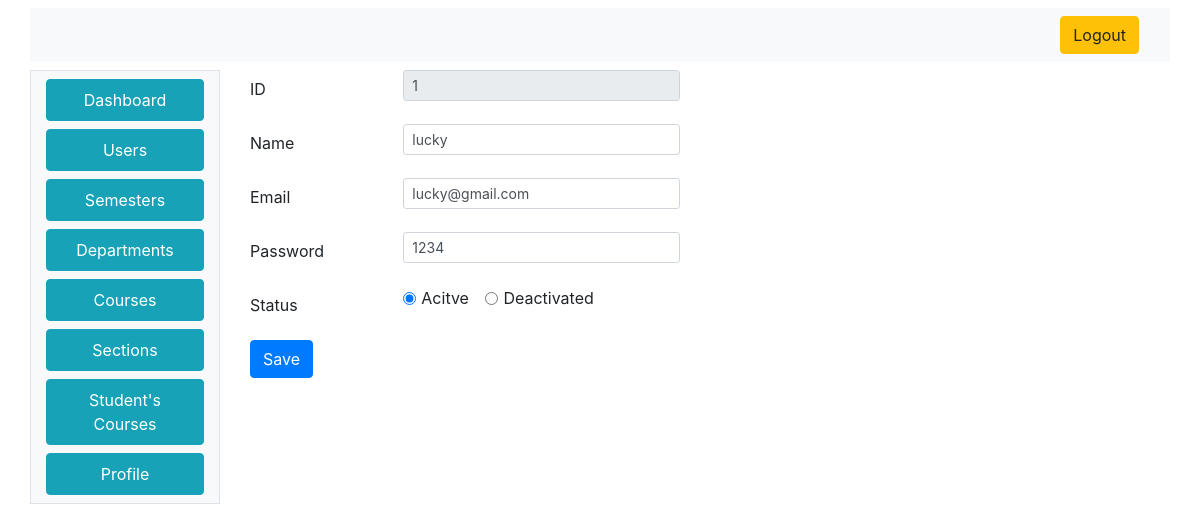
/admin/admin_profile.php (signed in), run on the app's committed database.
### tables this page shows
CREATE TABLE `users` (
  `UserID` int(11) NOT NULL,
  `UserName` varchar(100) NOT NULL,
  `UserEmail` varchar(50) NOT NULL,
  `Password` varchar(25) NOT NULL,
  `Status` tinyint(1) NOT NULL,
  `UserTypeID` int(11) NOT NULL,
  `DepartmentID` int(11) DEFAULT NULL
);

### index_model.php (called while the page is built, shortened)
<?php
class IndexModel
{
	public $con;
	public function IndexModel()
	{
		$this->host = "localhost:3306";
		$this->user = "root";
		$this->pass = "";
		$this->dbname = "exam4";
		$this->con =  new mysqli($this->host, $this->user, $this->pass, $this->dbname);
	}
	public function getProfileInfo($UserID)
	{
		$q = "SELECT * FROM users where UserID=" . $UserID;
		$r = mysqli_query($this->con, $q);
		if ($r == false) {
			return 0;
		} else {
			return $r;
		}
	}
}

### admin/admin_profile.php (the view, shortened to what this page needs)
<html>
<head>
    <link rel="stylesheet" href="css.css">
    <link rel="stylesheet" href="https://stackpath.bootstrapcdn.com/bootstrap/4.4.1/css/bootstrap.min.css">
</head>
<body>
    <div class="container mt-2">
        <div class="row">
            <div class="col-12 mb-2 bg-light">
                <nav class="navbar navbar-expand-lg navbar-light bg-light justify-content-end">
                    <a class="btn btn-warning ml-2" href="../logout.php"><i class="fa fa-sign-out" aria-hidden="true"></i>
                        Logout
                    </a>
                </nav>
            </div>
            <div class="col-2 bg-light border">
                <nav class=" d-none d-md-block bg-light sidebar">
                    <?php
                    require_once('sidebar.php');
                    ?>
                </nav>
            </div>
            <div class="col-10 bg-transparent">
                <div class="container-fluid">
                    <?php
                    require_once('../index_model.php');
                    $indObj = new IndexModel();
                    $rs = $indObj->getProfileInfo($_SESSION['UserID']);
                    while ($r = mysqli_fetch_assoc($rs)) {
                    ?>
                        <form method="POST" action="update_profile.php" name="datavalid" onsubmit="return validateForm()">
                            <div class="form-group row">
                                <label for="UserID" class="col-sm-2 col-form-label">ID</label>
                                <div class="col-4">
                                    <input type="text" class="form-control form-control-sm" name="UserID" value='<?php echo $r['UserID'] ?>' readonly required>
                                </div>
                            </div>
                            <div class="form-group row">
                                <label for="UserName" class="col-sm-2 col-form-label">Name</label>
                                <div class="col-4">
                                    <input type="text" class="form-control form-control-sm" name="UserName" value='<?php echo $r['UserName'] ?>' required>
                                </div>
                            </div>
                            <div class="form-group row">
                                <label for="UserEmail" class="col-sm-2 col-form-label">Email</label>
                                <div class="col-4">
                                    <input type="email" class="form-control form-control-sm" name="UserEmail" value='<?php echo $r['UserEmail'] ?>' required>
                                </div>
                            </div>
                            <div class="form-group row">
                                <label for="UserEmail" class="col-sm-2 col-form-label">Password</label>
                                <div class="col-4">
                                    <input type="text" class="form-control form-control-sm" name="Password" value='<?php echo $r['Password'] ?>' required>
                                </div>
                            </div>
                            <div class="form-group row">
                                <label for="Status" class="col-sm-2 col-form-label">Status</label>
                                <div class="col-4">
                                    <?php
                                    if ($r['Status'] == 1) {
                                    ?>
                                        <div class="form-check form-check-inline">
                                            <input class="form-check-input" type="radio" name="Status" id="Active" value="1" checked>
                                            <label class="form-check-label" for="Active">Acitve</label>
                                        </div>
                                        <div class="form-check form-check-inline">
                                            <input class="form-check-input" type="radio" name="Status" id="Deactivated" value="0">
                                            <label class="form-check-label" for="Deactivated">Deactivated</label>
                                        </div>
                                    <?php
                                    }
                                    ?>
                                </div>
                            </div>
                        <?php
                    }
                        ?>
                        <button type="submit" class="btn btn-primary"> Save</button>
                        </form>
                </div>
            </div>
        </div>
    </div>
</body>
</html>

### data on the page
users: UserID "1", UserName "lucky", UserEmail "lucky@gmail.com", Password "1234"
